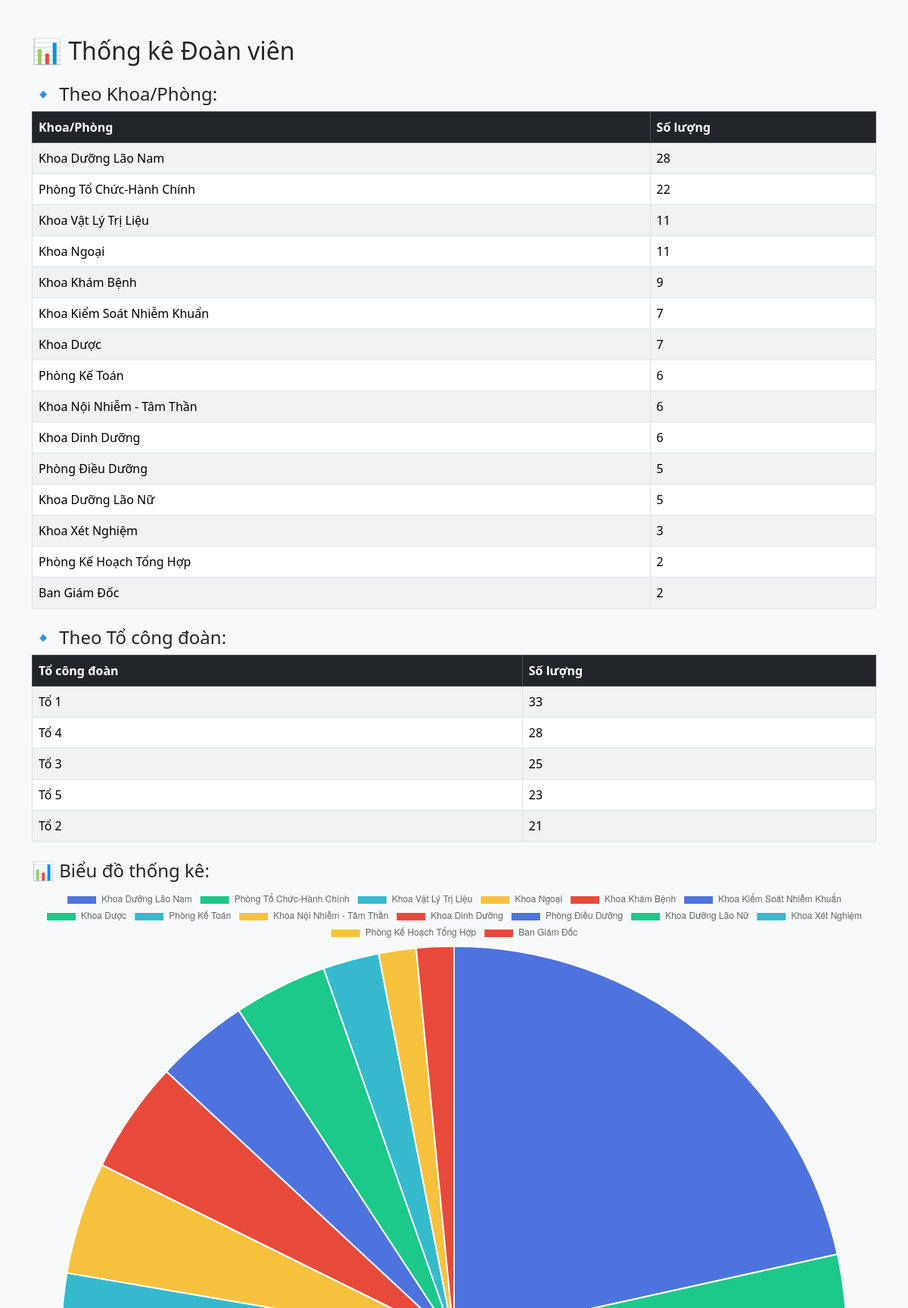
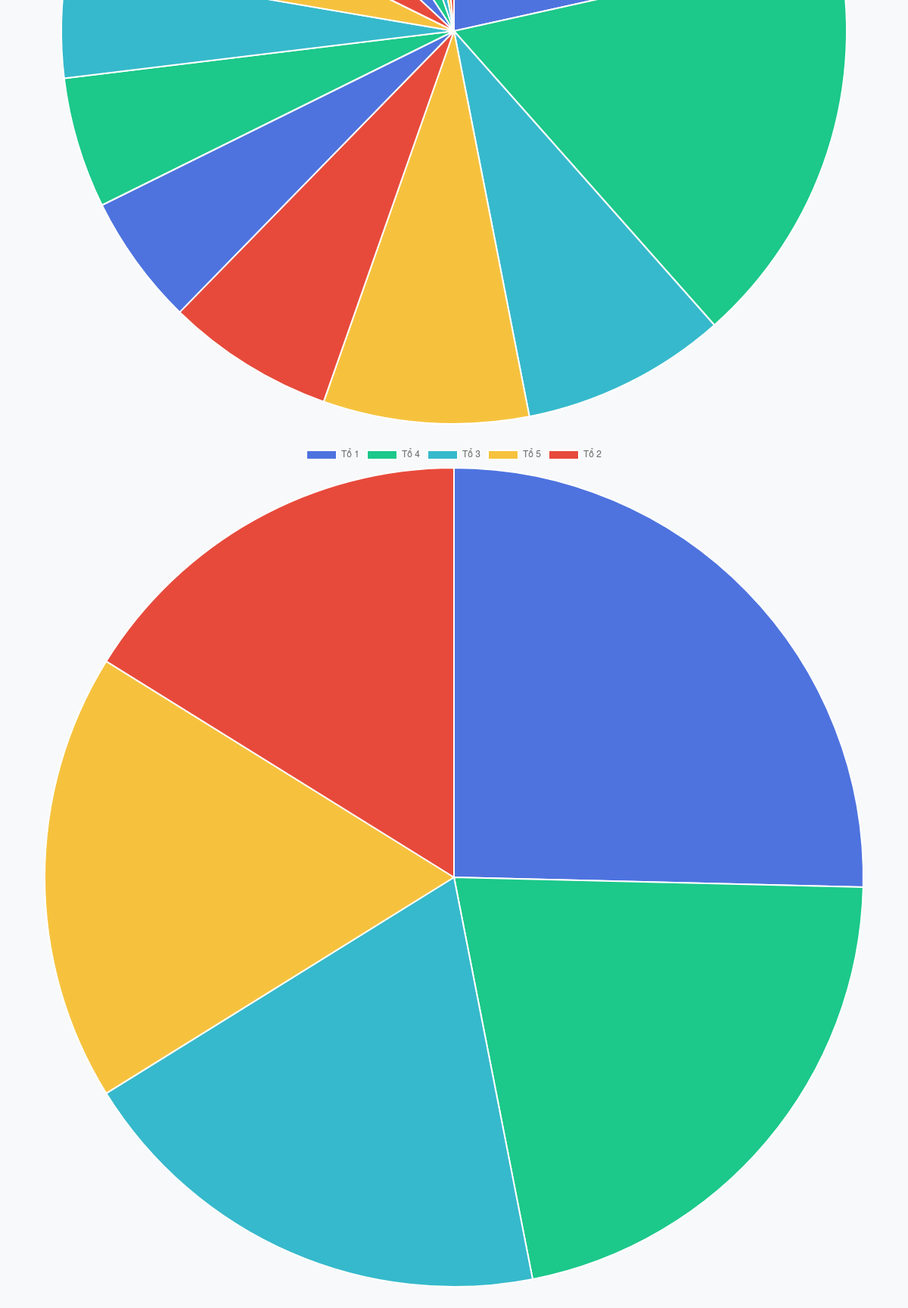
Screenshot of /thong-ke/ with the database file from the repository (2 pictures, top to bottom).
### doanvien/models.py (models this page shows, shortened)
class Department(models.Model):
    name = models.CharField(max_length=100)

class Group(models.Model):
    name = models.CharField(max_length=10)

### doanvien/views.py (the view)
# urls.py: path("thong-ke/", views.member_stats, name="member-stats"),
def member_stats(request):
    department_stats = (
        Member.objects.values('department__name')
        .annotate(total=Count('id'))
        .order_by('-total')
    )
    group_stats = (
        Member.objects.values('group__name')
        .annotate(total=Count('id'))
        .order_by('-total')
    )
    return render(request, 'doanvien/member_stats.html', {
        'department_stats': department_stats,
        'group_stats': group_stats,
    })

### doanvien/templates/doanvien/member_stats.html (shortened to what this page needs)
<!DOCTYPE html>
<html>
<head>
    <link href="https://cdn.jsdelivr.net/npm/bootstrap@5.3.3/dist/css/bootstrap.min.css" rel="stylesheet">
</head>
<body class="bg-light">
<div class="container py-5">
    <h2 class="mb-4">📊 Thống kê Đoàn viên</h2>
    <h4 class="mt-4">🔹 Theo Khoa/Phòng:</h4>
    <table class="table table-bordered table-striped">
        <thead class="table-dark">
            <tr>
                <th>Khoa/Phòng</th>
                <th>Số lượng</th>
            </tr>
        </thead>
        <tbody>
            {% for item in department_stats %}
            <tr>
                <td>{{ item.department__name }}</td>
                <td>{{ item.total }}</td>
            </tr>
            {% endfor %}
        </tbody>
    </table>
    <h4 class="mt-4">🔹 Theo Tổ công đoàn:</h4>
    <table class="table table-bordered table-striped">
        <thead class="table-dark">
            <tr>
                <th>Tổ công đoàn</th>
                <th>Số lượng</th>
            </tr>
        </thead>
        <tbody>
            {% for item in group_stats %}
            <tr>
                <td>{{ item.group__name }}</td>
                <td>{{ item.total }}</td>
            </tr>
            {% endfor %}
        </tbody>
    </table>
    <h4 class="mt-4">📊 Biểu đồ thống kê:</h4>
    <canvas id="departmentChart" width="400" height="200"></canvas>
    <canvas id="groupChart" width="400" height="200" class="mt-4"></canvas>
</div>
<script>
    // Biểu đồ Khoa/Phòng
    var ctx1 = document.getElementById('departmentChart').getContext('2d');
    var departmentChart = new Chart(ctx1, {
        type: 'pie',
        data: {
            labels: [{% for item in department_stats %}'{{ item.department__name }}',{% endfor %}],
            datasets: [{
                data: [{% for item in department_stats %}{{ item.total }},{% endfor %}],
                backgroundColor: ['#4e73df', '#1cc88a', '#36b9cc', '#f6c23e', '#e74a3b'],
            }]
        }
    });
    // Biểu đồ Tổ công đoàn
    var ctx2 = document.getElementById('groupChart').getContext('2d');
    var groupChart = new Chart(ctx2, {
        type: 'pie',
        data: {
            labels: [{% for item in group_stats %}'{{ item.group__name }}',{% endfor %}],
            datasets: [{
                data: [{% for item in group_stats %}{{ item.total }},{% endfor %}],
                backgroundColor: ['#4e73df', '#1cc88a', '#36b9cc', '#f6c23e', '#e74a3b'],
            }]
        }
    });
</script>
</body>
</html>

### rows the page displays
Department: department__name "Khoa Dưỡng Lão Nam", total "28"
Department: department__name "Phòng Tổ Chức-Hành Chính", total "22"
Department: department__name "Khoa Vật Lý Trị Liệu", total "11"
Department: department__name "Khoa Ngoại", total "11"
Department: department__name "Khoa Khám Bệnh", total "9"
Department: department__name "Khoa Kiểm Soát Nhiễm Khuẩn", total "7"
Department: department__name "Khoa Dược", total "7"
Department: department__name "Phòng Kế Toán", total "6"
Department: department__name "Khoa Nội Nhiễm - Tâm Thần", total "6"
Department: department__name "Khoa Dinh Dưỡng", total "6"
Department: department__name "Phòng Điều Dưỡng", total "5"
Department: department__name "Khoa Dưỡng Lão Nữ", total "5"
Department: department__name "Khoa Xét Nghiệm", total "3"
Department: department__name "Phòng Kế Hoạch Tổng Hợp", total "2"
Department: department__name "Ban Giám Đốc", total "2"
Group: group__name "Tổ 1", total "33"
Group: group__name "Tổ 4", total "28"
Group: group__name "Tổ 3", total "25"
Group: group__name "Tổ 5", total "23"
Group: group__name "Tổ 2", total "21"

### other values shown
chart data {{ item.total }} 28, 22, 11, 11, 9, 7, 7, 6, 6, 6, 5, 5, 3, 2, 2
chart data {{ item.group__name }} Tổ 1, Tổ 4, Tổ 3, Tổ 5, Tổ 2
chart data {{ item.total }} 33, 28, 25, 23, 21
